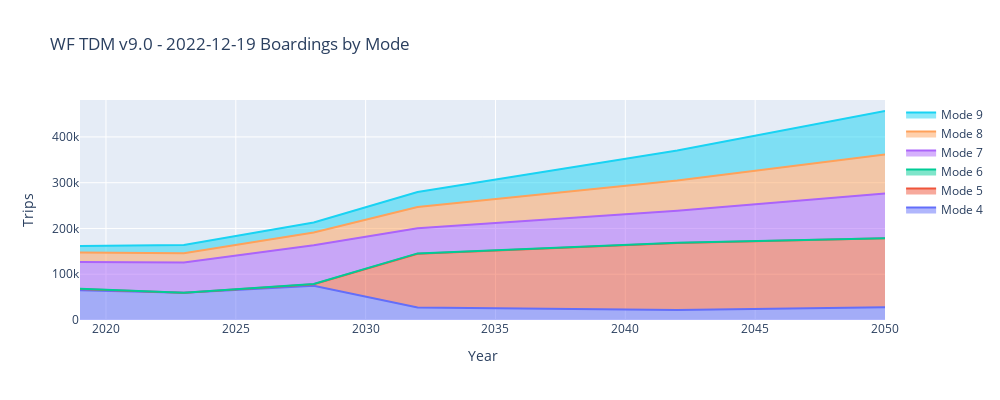
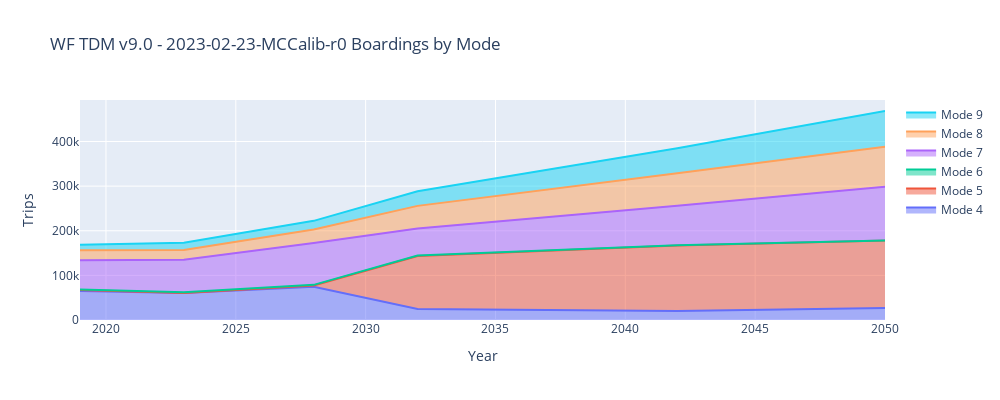
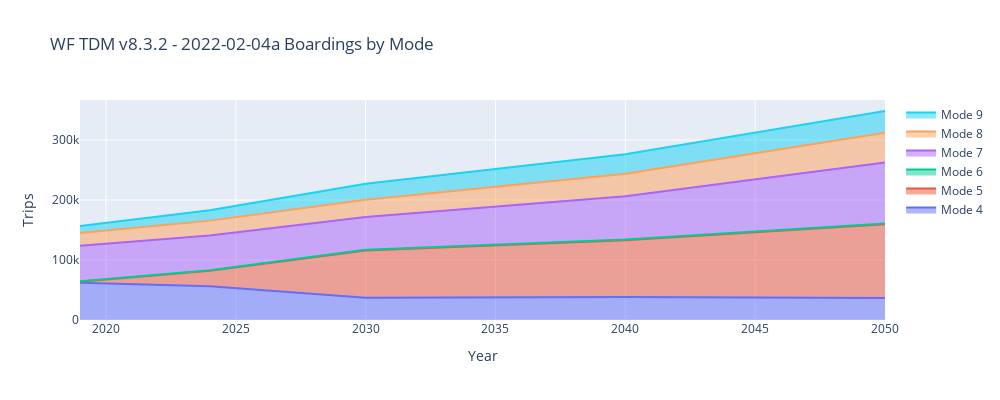

These figures' notebook cell, in order:
### Code cell
# MAKE INTERACTIVE CHART
py.offline.init_notebook_mode(connected=True)

from ipywidgets import Layout

lstTdmVersionsWithDate = sorted(dfRouteSummaryWithScenarioData['tdmVersionWithDate'].unique().tolist())
lstScenarioGroups      = sorted(dfRouteSummaryWithScenarioData['scenarioGroup'     ].unique().tolist())

# remove include in all list
lstScenarioGroups = [i for i in lstScenarioGroups if i not in lstIncludeInAll] 

selectTdmVersionWithDate = widgets.Select        (options=lstTdmVersionWithDate, value=(lstTdmVersionsWithDate[2]          ), description='TDM Version'   , layout=Layout(display="flex", flex_flow='row'))
selectScenarioGroup      = widgets.Select        (options=lstScenarioGroups    , value=('RTP'                              ), description='Scenario Group', layout=Layout(display="flex", flex_flow='row'))

widgets.interactive(update_plot_stackedarea_boardings, tdmVersionWithDate=selectTdmVersionWithDate, scenarioGroup=selectScenarioGroup)

#ADD RAW OBSERVED CURVES

### Figure 1 — Plotly figure (JSON) as saved in the notebook; plotly's stock layout.template omitted (floating-point values rounded to 4 significant figures)
{"data": [{"mode": "lines", "name": "Mode 4", "stackgroup": "one", "type": "scatter", "x": [2019, 2023, 2028, 2032, 2042, 2050], "y": [65200.0, 59430.0, 74950.0, 27430.0, 22090.0, 28110.0]}, {"mode": "lines", "name": "Mode 5", "stackgroup": "one", "type": "scatter", "x": [2019, 2028, 2032, 2042, 2050], "y": [2283.0, 3067.0, 117400.0, 146200.0, 150300.0]}, {"mode": "lines", "name": "Mode 6", "stackgroup": "one", "type": "scatter", "x": [2019, 2023, 2028, 2032, 2042, 2050], "y": [812.8, 0.13, 685.6, 715.6, 456.9, 207.6]}, {"mode": "lines", "name": "Mode 7", "stackgroup": "one", "type": "scatter", "x": [2019, 2023, 2028, 2032, 2042, 2050], "y": [58530.0, 66240.0, 84770.0, 54950.0, 70170.0, 97860.0]}, {"mode": "lines", "name": "Mode 8", "stackgroup": "one", "type": "scatter", "x": [2019, 2023, 2028, 2032, 2042, 2050], "y": [20830.0, 19990.0, 27760.0, 46590.0, 65790.0, 85120.0]}, {"mode": "lines", "name": "Mode 9", "stackgroup": "one", "type": "scatter", "x": [2019, 2023, 2028, 2032, 2042, 2050], "y": [13890.0, 18090.0, 21600.0, 32540.0, 65440.0, 95060.0]}], "layout": {"height": 400, "title": {"text": "WF TDM v9.0 - 2022-12-19 Boardings by Mode"}, "width": 1000, "xaxis": {"title": {"text": "Year"}}, "yaxis": {"title": {"text": "Trips"}}}}

### Figure 2 — Plotly figure (JSON) as saved in the notebook; plotly's stock layout.template omitted (floating-point values rounded to 4 significant figures)
{"data": [{"mode": "lines", "name": "Mode 4", "stackgroup": "one", "type": "scatter", "x": [2019, 2023, 2028, 2032, 2042, 2050], "y": [65140.0, 60560.0, 74430.0, 24730.0, 20270.0, 27120.0]}, {"mode": "lines", "name": "Mode 5", "stackgroup": "one", "type": "scatter", "x": [2019, 2028, 2032, 2042, 2050], "y": [2368.0, 3078.0, 118400.0, 146500.0, 151000.0]}, {"mode": "lines", "name": "Mode 6", "stackgroup": "one", "type": "scatter", "x": [2019, 2023, 2028, 2032, 2042, 2050], "y": [1016.0, 1443.0, 1267.0, 1323.0, 732.0, 316.2]}, {"mode": "lines", "name": "Mode 7", "stackgroup": "one", "type": "scatter", "x": [2019, 2023, 2028, 2032, 2042, 2050], "y": [65540.0, 73120.0, 93960.0, 60790.0, 88390.0, 120000.0]}, {"mode": "lines", "name": "Mode 8", "stackgroup": "one", "type": "scatter", "x": [2019, 2023, 2028, 2032, 2042, 2050], "y": [22330.0, 21880.0, 30140.0, 50450.0, 73210.0, 89850.0]}, {"mode": "lines", "name": "Mode 9", "stackgroup": "one", "type": "scatter", "x": [2019, 2023, 2028, 2032, 2042, 2050], "y": [12130.0, 16160.0, 19350.0, 32930.0, 55960.0, 80130.0]}], "layout": {"height": 400, "title": {"text": "WF TDM v9.0 - 2023-02-23-MCCalib-r0 Boardings by Mode"}, "width": 1000, "xaxis": {"title": {"text": "Year"}}, "yaxis": {"title": {"text": "Trips"}}}}

### Figure 3 — Plotly figure (JSON) as saved in the notebook; plotly's stock layout.template omitted (floating-point values rounded to 4 significant figures)
{"data": [{"mode": "lines", "name": "Mode 4", "stackgroup": "one", "type": "scatter", "x": [2019, 2024, 2030, 2040, 2050], "y": [62000.0, 56360.0, 36920.0, 38280.0, 36730.0]}, {"mode": "lines", "name": "Mode 5", "stackgroup": "one", "type": "scatter", "x": [2019, 2024, 2030, 2040, 2050], "y": [1808.0, 25760.0, 79050.0, 94700.0, 122900.0]}, {"mode": "lines", "name": "Mode 6", "stackgroup": "one", "type": "scatter", "x": [2019, 2024, 2030, 2040, 2050], "y": [797.1, 808.8, 1244.0, 1274.0, 1313.0]}, {"mode": "lines", "name": "Mode 7", "stackgroup": "one", "type": "scatter", "x": [2019, 2024, 2030, 2040, 2050], "y": [59280.0, 57720.0, 54350.0, 71850.0, 101600.0]}, {"mode": "lines", "name": "Mode 8", "stackgroup": "one", "type": "scatter", "x": [2019, 2024, 2030, 2040, 2050], "y": [20990.0, 24960.0, 28890.0, 37510.0, 49820.0]}, {"mode": "lines", "name": "Mode 9", "stackgroup": "one", "type": "scatter", "x": [2019, 2024, 2030, 2040, 2050], "y": [11950.0, 17270.0, 26470.0, 32470.0, 36020.0]}], "layout": {"height": 400, "title": {"text": "WF TDM v8.3.2 - 2022-02-04a Boardings by Mode"}, "width": 1000, "xaxis": {"title": {"text": "Year"}}, "yaxis": {"title": {"text": "Trips"}}}}
